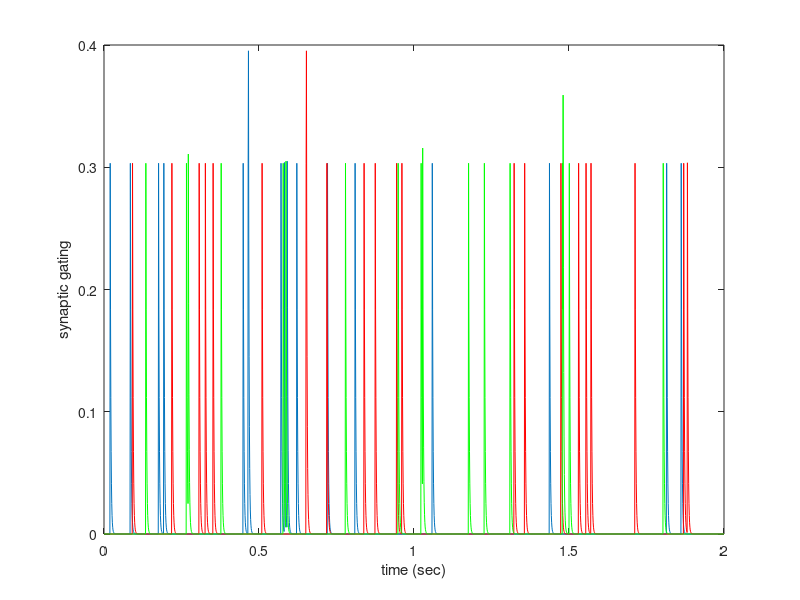
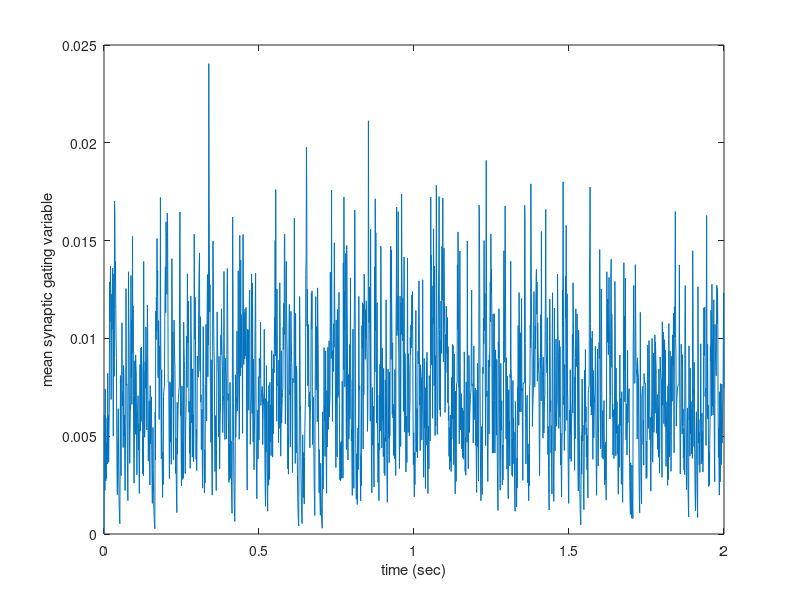

MATLAB code for these plots, in order:
% manypoisson.m
% Multiple Poisson spike trains through synapses to see 
% how variable is the total synaptic conductance produced.
% The quantity produced, "syn" is known as the synaptic gating variable and
% corresponds to the fraction of channels open at a given synapse.

clear
Ncells = 100;           % No. of cells
tmax = 2.0;             % Max time of trial
dt=0.001;               % Time step
t=0:dt:tmax;            % Time vector

tausyn1 = 0.100;        % Synaptic time constant no.1
tausyn2 = 0.002;        % Synaptic time constant no.2
nsyn1 = 10*tausyn1/dt;  % No. of time steps to calculate synaptic current
nsyn2= 10*tausyn2/dt;
s0 = 0.5;               % Fraction of channels opened by single spike

rate0 = 10;             % Average presynaptic firing rate

spikes=zeros(Ncells,length(t));     % Each row is set of spike times for each presynaptic cell
syn = zeros(Ncells,length(t));      % Each row is synaptic "gating variable" for each synapse


for cell = 1: Ncells;   % Loop through presynaptic cells
cell                    % Just prints out progress of the code
   for i = 1:length(t)              % Loop through time
      if rand(1) < dt*rate0         % Poisson criterion for a spike
          spikes(cell,i) = 1;       % Record the spike for that cell
          synmax = s0*(1.0-syn(cell,i));        % Fraction of channels opened initially by the spike
          for j = i+1:min(length(t),i+nsyn2)    % Add contribution for later times (but not past tmax)    
              syn(cell,j) = syn(cell,j) + synmax*exp(-dt*(j-i)/tausyn2); % Exponential decay added
          end
      end
       
   end
    
end

% Here plot in 3 separate colors the synaptic gating variable from the
% first three synapses
figure()
plot(t,syn(1,:))               
xlabel('time (sec)')
ylabel('synaptic gating')
hold on

plot(t,syn(2,:),'r')
plot(t,syn(3,:),'g')

% Now plot the mean synaptic gating variable across all synapses
figure
plot(t,mean(syn))
xlabel('time (sec)')
ylabel('mean synaptic gating variable')

    
